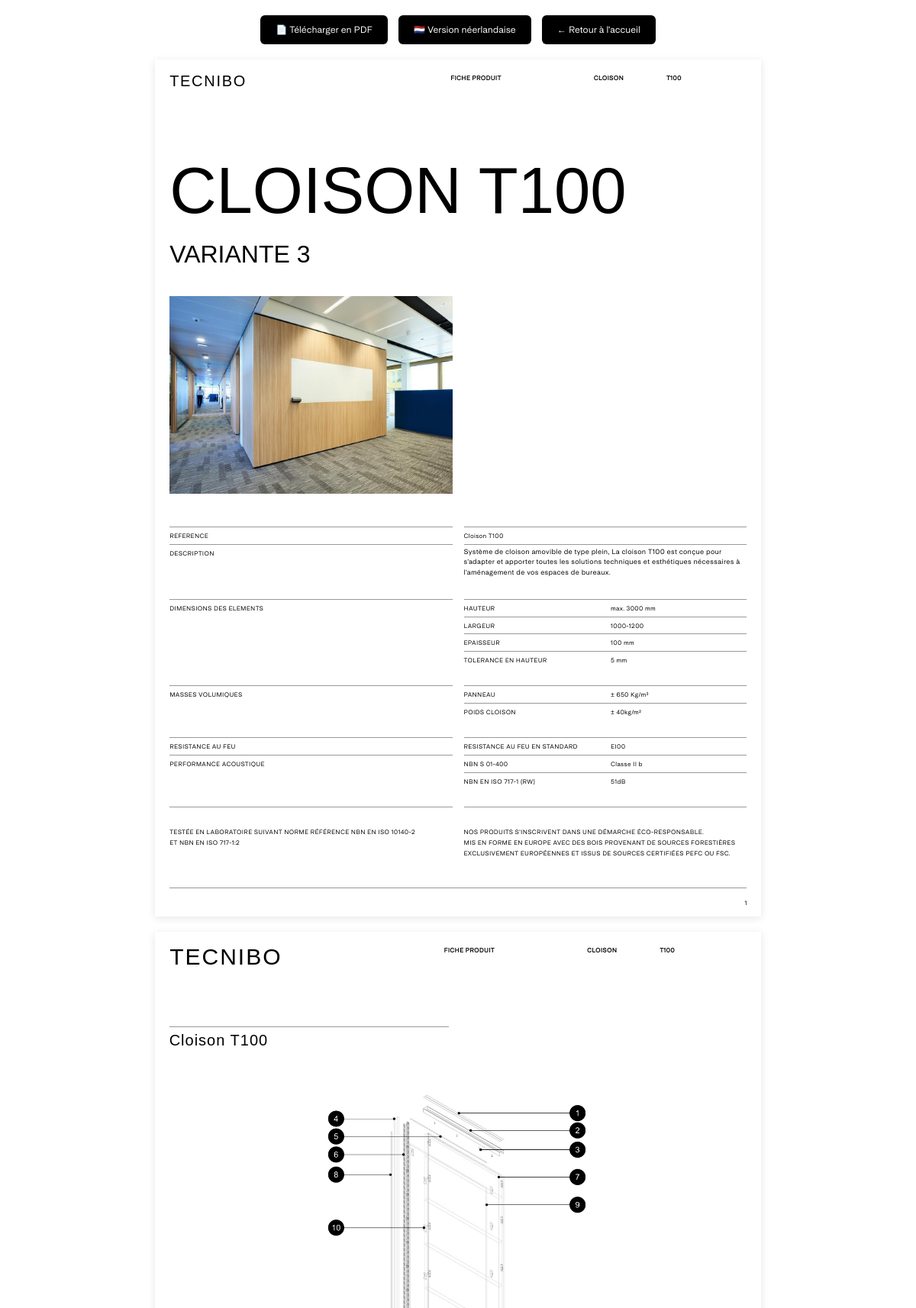
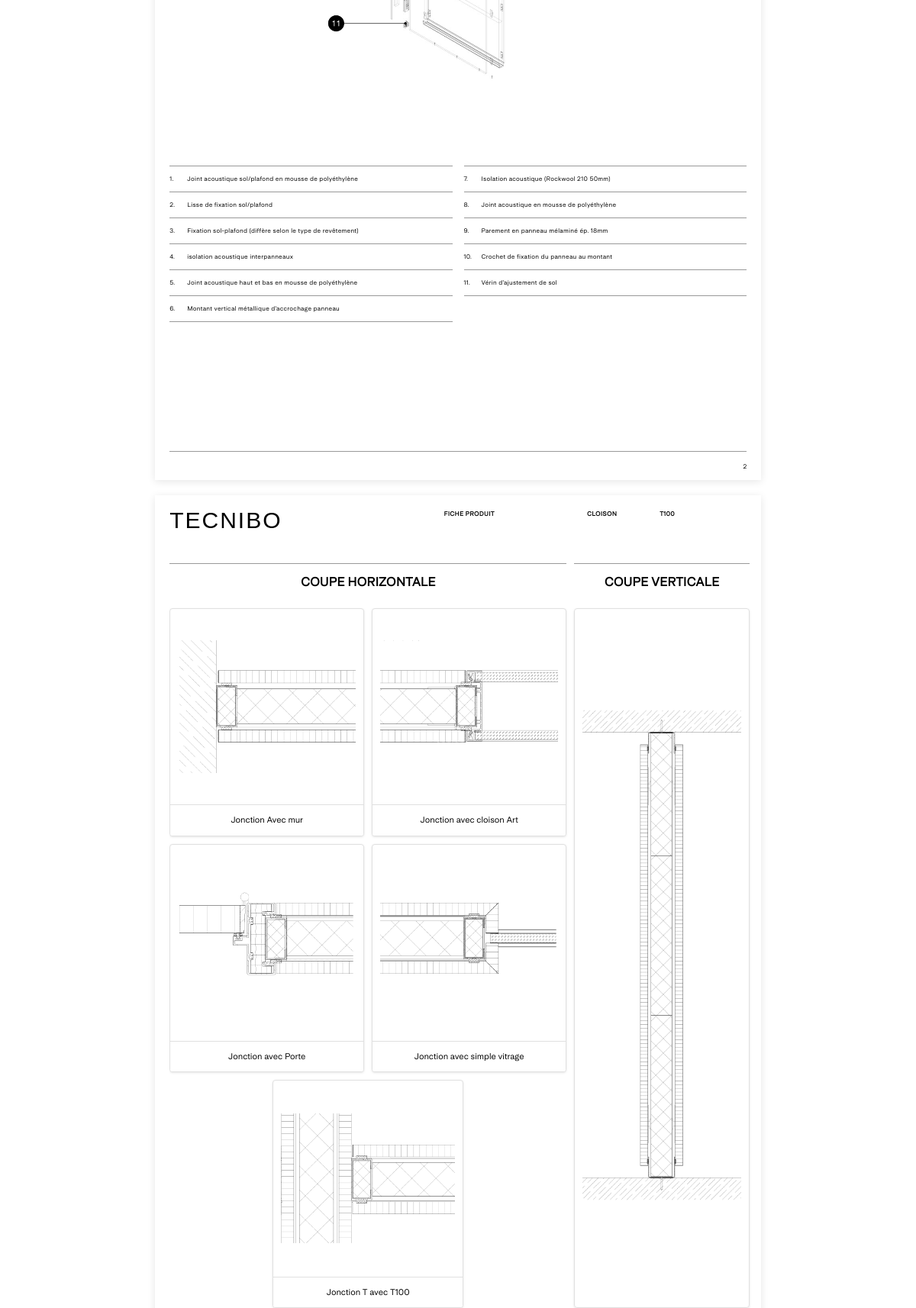
/index?cpid=P_T100_VAR3_51db_EI00 (upper part), run on the app's committed database (2 pictures, top to bottom).
### tables this page shows
CREATE TABLE fiche_technique (
        id INTEGER PRIMARY KEY AUTOINCREMENT,
        cpid TEXT NOT NULL,
        langue TEXT DEFAULT 'fr',
	    type TEXT,
        reference TEXT,
        description TEXT,
        photo_produit TEXT,
        hauteur TEXT,
        largeur TEXT,
        epaisseur TEXT,
	    epaisseur_battent TEXT,
        tolerance_hauteur TEXT,
        verre TEXT,
	    battant TEXT,
	    panneau TEXT,
        poids_porte_cloison  TEXT,
        resistance_feu TEXT,
        nbn_s_01_400 TEXT,
        nbn_en_iso_717_1 TEXT,
        design_et_flexibilite TEXT,
        personnalisation_options TEXT,
        vue_eclatee_image TEXT,
        vue_eclatee_1 TEXT,
        vue_eclatee_2 TEXT,
        vue_eclatee_3 TEXT,
        vue_eclatee_4 TEXT,
        vue_eclatee_5 TEXT,
        vue_eclatee_6 TEXT,
        vue_eclatee_7 TEXT,
        vue_eclatee_8 TEXT,
        vue_eclatee_9 TEXT,
        vue_eclatee_10 TEXT,
        vue_eclatee_11 TEXT,
        vue_eclatee_12 TEXT,
        vue_eclatee_13 TEXT,
        vue_eclatee_14 TEXT,
        vue_eclatee_15 TEXT,
        vue_eclatee_16 TEXT,
        vue_eclatee_17 TEXT,
        vue_eclatee_18 TEXT,
        vue_eclatee_19 TEXT,
        vue_eclatee_20 TEXT,
        vue_eclatee_21 TEXT,
        vue_eclatee_22 TEXT,
        vue_eclatee_count INTEGER DEFAULT 0,
        dessin_technique_1 TEXT,
        dessin_technique_2 TEXT,
        dessin_technique_3 TEXT,
        dessin_technique_4 TEXT,
        dessin_technique_5 TEXT,
        dessin_technique_6 TEXT,
        dessin_technique_nom_1 TEXT,
        dessin_technique_nom_2 TEXT,
        dessin_technique_nom_3 TEXT,
        dessin_technique_nom_4 TEXT,
        dessin_technique_nom_5 TEXT,
        dessin_technique_nom_6 TEXT
    , reference_menu TEXT NOT NULL DEFAULT '', variant TEXT);

### app.py (the view)
@app.route('/index')
@app.route(f"{BASE_PATH}/index")
def index():
    cpid = request.args.get("cpid")
    lang = request.args.get("lang", "fr")
    base = get_base_url()
    fiche = None
    if cpid:
        conn = get_db_connection()
        row = conn.execute(
            "SELECT * FROM fiche_technique WHERE cpid=? AND langue=?",
            (cpid, lang)
        ).fetchone()
        conn.close()
        if row:
            fiche = dict(row)
    if not fiche:
        return "Référence introuvable", 404
    if lang == "en":
        return render_template("indexHaasEN.html", fiche=fiche, lang="en", base=base)
    elif lang == "nl":
        return render_template("indexHaasNL.html", fiche=fiche, lang="nl", base=base)
    else:
        return render_template("indexHaas.html", fiche=fiche, lang="fr", base=base)

### app.py (called while the page is built)
def get_base_url():
    return BASE_PATH if BASE_PATH else ''

def get_db_connection():
    conn = sqlite3.connect(DB_NAME)
    conn.row_factory = sqlite3.Row
    return conn

### templates/indexHaas.html (shortened to what this page needs)
<!DOCTYPE html>
<html lang="fr">
<head>
  <link rel="stylesheet" href="{{ url_for('static', filename='stylesHaas.css') }}">
  <link href="https://cdn.jsdelivr.net/npm/bootstrap@5.3.2/dist/css/bootstrap.min.css" rel="stylesheet">
</head>
<body>
<div class="Telecharger">
    <button id="downloadBtn">📄 Télécharger en PDF</button>
    <button onclick="window.location.href='?cpid={{ fiche.cpid }}&lang=nl'">
        🇳🇱 Version néerlandaise
    </button>
    <button id="retourBtn" onclick="window.location.href='/'">
        ← Retour à l'accueil
    </button>
</div>
<div class="PageA4">
  <header>
    <div class="d-flex mb-5">
      <div class="logo">TECNIBO</div>
      <div class="d-flex text-muted-header header-right">
        <span class="FICHE" style="margin-right: 121px;">FICHE PRODUIT</span>
        <span class="SECTION" style="margin-right: 56px;">{{ fiche.type|upper }}</span>
        <span class="CPID">{{ fiche.reference_menu|upper }}</span>
      </div>
    </div>
  </header>
  <main>
    <h1 class="title">{{ fiche.reference }}</h1>
    {% if fiche.variant %}
      <h2 class="variant">{{ fiche.variant }}</h2>
    {% endif %}
    <div class="row gx-0">
      <div class="col-6">
        <div class="product-photo">
          {% if fiche.photo_produit %}
          <img src="{{ url_for('static', filename=fiche.photo_produit) }}"
               alt="Vue product photo"
               style="max-width:100%; max-height:100%; object-fit:contain;">
          {% endif %}
        </div>
      </div>
    </div>
    <div class="row table-row gx-0">
      <div class="col-6 text-muted border-half"><span>REFERENCE</span></div>
      <div class="col-6">
        <div class="d-flex align-items-center text-muted border-half inner-row">
          <span class="left">{{ fiche.reference }}</span>
        </div>
      </div>
    </div>
    <div class="row table-row gx-0">
      <div class="col-6 text-muted border-half"><span>DESCRIPTION</span></div>
      <div class="col-6 border-half text-desc dashDesc">
      </div>
    </div>
    <br>
    <div class="row table-row gx-0">
      <div class="col-6 text-muted text-muted-dim border-half"><span>DIMENSIONS DES ELEMENTS</span></div>
      <div class="col-6">
        <div class="d-flex align-items-center text-muted text-muted-dim border-half inner-row">
          <span class="left">HAUTEUR</span>
          <span class="right">{{ fiche.hauteur }}</span>
        </div>
        <div class="d-flex align-items-center text-muted text-muted-larg border-half inner-row">
          <span class="left">LARGEUR</span>
          <span class="right">{{ fiche.largeur }}</span>
        </div>
        {% if fiche.type == 'Cloison' %}
        <div class="d-flex align-items-center text-muted border-half inner-row">
          <span class="left">EPAISSEUR</span>
          <span class="right">{{ fiche.epaisseur }}</span>
        </div>
        {% else %}
        <div class="d-flex align-items-center text-muted border-half inner-row">
          <span class="left">EPAISSEUR BATTENT</span>
          <span class="right">{{ fiche.epaisseur }}</span>
        </div>
        {% endif %}
        <div class="d-flex align-items-center text-muted border-half inner-row">
          <span class="left">TOLERANCE EN HAUTEUR</span>
          <span class="right">{{ fiche.tolerance_hauteur }}</span>
        </div>
      </div>
    </div>
    <div class="padding"></div>
    <div class="row table-row gx-0">
      <div class="col-6 text-muted border-half"><span>MASSES VOLUMIQUES</span></div>
      <div class="col-6">
        {% if fiche.type == 'Cloison' %}
          {% if fiche.panneau %}
          <div class="d-flex align-items-center text-muted border-half inner-row">
            <span class="left">PANNEAU</span>
            <span class="right">{{ fiche.panneau }}</span>
          </div>
          {% endif %}
          {% if fiche.poids_porte_cloison %}
          <div class="d-flex align-items-center text-muted border-half inner-row">
            <span class="left">POIDS CLOISON</span>
            <span class="right">{{ fiche.poids_porte_cloison }}</span>
          </div>
          {% endif %}
        {% endif %}
      </div>
    </div>
    <div class="padding"></div>
    <div class="row table-row gx-0">
      <div class="col-6 text-muted border-half"><span>RESISTANCE AU FEU</span></div>
      <div class="col-6">
        <div class="d-flex align-items-center text-muted border-half inner-row">
          <span class="left">RESISTANCE AU FEU EN STANDARD</span>
          <span class="right">{{ fiche.resistance_feu }}</span>
        </div>
      </div>
    </div>
    <div class="row table-row gx-0">
      <div class="col-6 text-muted border-half"><span>PERFORMANCE ACOUSTIQUE</span></div>
      <div class="col-6">
        <div class="d-flex align-items-center text-muted border-half inner-row">
          <span class="left">NBN S 01-400</span>
          <span>{{ fiche.nbn_s_01_400 }}</span>
        </div>
        <div class="d-flex align-items-center text-muted border-half inner-row">
          <span class="left">NBN EN ISO 717-1 (RW)</span>
          <span class="right">{{ fiche.nbn_en_iso_717_1 }}</span>
        </div>
      </div>
    </div>
    <div class="padding"></div>
    <div class="row table-row gx-0">
      <div class="col-6 text-muted border-half">
        <div class="padding-test">
          TESTÉE EN LABORATOIRE SUIVANT NORME RÉFÉRENCE NBN EN ISO 10140-2 <br>ET NBN EN ISO 717-1:2
        </div>
      </div>
      <div class="col-6 border-half text-muted">
        <div class="padding-test">
          NOS PRODUITS S'INSCRIVENT DANS UNE DÉMARCHE ÉCO-RESPONSABLE.<br>
          MIS EN FORME EN EUROPE AVEC DES BOIS PROVENANT DE SOURCES FORESTIÈRES <br>
          EXCLUSIVEMENT EUROPÉENNES ET ISSUS DE SOURCES CERTIFIÉES PEFC OU FSC.
        </div>
      </div>
    </div>
  </main>
  <footer class="footer">
    <div class="footer-content">
      <span class="numberPage">1</span>
    </div>
  </footer>
</div>
<div class="PageA4">
  <header>
    <div class="d-flex mb-5">
      <div class="logo2">TECNIBO</div>
      <div class="d-flex text-muted-header2 header-right2">
        <span class="FICHE" style="margin-right: 121px;">FICHE PRODUIT</span>
        <span class="SECTION" style="margin-right: 56px;">{{ fiche.type|upper }}</span>
        <span class="CPID">{{ fiche.reference_menu|upper }}</span>
      </div>
    </div>
  </header>
  <main>
    <div class="main1">
      <div class="padding-Pa3"></div>
      <div class="row table-row gx-0">
        <div class="col-6 border-half">
          <div class="logTitle">
              {{ fiche.reference }}
          </div>
        </div>
      </div>
      <div id="Image">
        {% if fiche.vue_eclatee_image %}
        <img src="{{ url_for('static', filename=fiche.vue_eclatee_image) }}"
             alt="Vue éclatée produit"
             style="max-width:100%; max-height:100%; object-fit:contain;">
        {% endif %}
      </div>
    </div>
    <div class="main2">
      <div class="row table-row gx-0">
        <div class="col-6">
          {% for i in range(1, (fiche.vue_eclatee_count // 2) + (fiche.vue_eclatee_count % 2) + 1) %}
          <div class="text-muted_main2 border-half">
            <span style="display: inline-block; width: 0px; text-align: right;">{{ i }}.</span>&nbsp;&nbsp;&nbsp;&nbsp;&nbsp;&nbsp;&nbsp;&nbsp;&nbsp;
            {{ fiche['vue_eclatee_' ~ i] if fiche['vue_eclatee_' ~ i] else '' }}
          </div>
          {% endfor %}
          <div class="text-muted_main2 border-half"></div>
        </div>
        <div class="col-6">
          {% for i in range(((fiche.vue_eclatee_count // 2) + (fiche.vue_eclatee_count % 2)) + 1, fiche.vue_eclatee_count + 1) %}
          <div class="text-muted_main2 border-half">
            <span style="display: inline-block; width: 0px; text-align: right;">{{ i }}.</span>&nbsp;&nbsp;&nbsp;&nbsp;&nbsp;&nbsp;&nbsp;&nbsp;&nbsp;
            {{ fiche['vue_eclatee_' ~ i] if fiche['vue_eclatee_' ~ i] else '' }}
          </div>
          {% endfor %}
          <div class="text-muted_main2 border-half"></div>
        </div>
      </div>
    </div>
  </main>
  <footer class="footer">
    <div class="footer-content">
      <span class="numberPage">2</span>
    </div>
  </footer>
</div>
<div class="PageA4">
  <header>
    <div class="d-flex mb-5">
      <div class="logo2">TECNIBO</div>
      <div class="d-flex text-muted-header2 header-right2">
        <span class="FICHE" style="margin-right: 121px;">FICHE PRODUIT</span>
        <span class="SECTION" style="margin-right: 56px;">{{ fiche.type|upper }}</span>
        <span class="CPID">{{ fiche.reference_menu|upper }}</span>
      </div>
    </div>
  </header>
  <main>
    <div class="main4">
      <div class="row table-row gx-0">
        <div class="col-8 border-half">
          <div class="DesFlecHV">COUPE HORIZONTALE</div>
          <div class="row Horizontal1">
            <div class="col-6">
              <div class="w3-container">
                {% if fiche.dessin_technique_1 %}
                <div class="w3-card-4 w3-center">
                  <img src="{{ url_for('static', filename=fiche.dessin_technique_1) }}" alt="">
                  <div class="w3-container w3-center">
                    {% if fiche.dessin_technique_nom_1 %}
                    <p>{{ fiche.dessin_technique_nom_1 }}</p>
                    {% endif %}
                  </div>
                </div>
                {% endif %}
              </div>
            </div>
            <div class="col-6">
              <div class="w3-container">
                {% if fiche.dessin_technique_2 %}
                <div class="w3-card-4 w3-center">
                  <img src="{{ url_for('static', filename=fiche.dessin_technique_2) }}" alt="">
                  <div class="w3-container w3-center">
                   {% if fiche.dessin_technique_nom_2 %}
                    <p>{{ fiche.dessin_technique_nom_2 }}</p>
                    {% endif %}
                  </div>
                </div>
                {% endif %}
              </div>
            </div>
          </div>
          <div class="row Horizontal2">
            <div class="col-6">
              <div class="w3-container">
                {% if fiche.dessin_technique_3 %}
                <div class="w3-card-4 w3-center">
                  <img src="{{ url_for('static', filename=fiche.dessin_technique_3) }}" alt="">
                  <div class="w3-container w3-center">
                    {% if fiche.dessin_technique_nom_3 %}
                    <p>{{ fiche.dessin_technique_nom_3 }}</p>
                    {% endif %}
                  </div>
                </div>
                {% endif %}
              </div>
            </div>
            <div class="col-6">
              <div class="w3-container">
                {% if fiche.dessin_technique_4 %}
                <div class="w3-card-4 w3-center">
                  <img src="{{ url_for('static', filename=fiche.dessin_technique_4) }}" alt="">
                  <div class="w3-container w3-center">
                    {% if fiche.dessin_technique_nom_4 %}
                    <p>{{ fiche.dessin_technique_nom_4 }}</p>
                    {% endif %}
                  </div>
                </div>
                {% endif %}
              </div>
            </div>
          </div>
          <div class="row Horizontal3">
            <div class="col-6">
              <div class="w3-container">
                {% if fiche.dessin_technique_5 %}
                <div class="w3-card-4 w3-center">
                  <img src="{{ url_for('static', filename=fiche.dessin_technique_5) }}" alt="">
                  <div class="w3-container w3-center">
                    {% if fiche.dessin_technique_nom_5 %}
                    <p>{{ fiche.dessin_technique_nom_5 }}</p>
                    {% endif %}
                  </div>
                </div>
                {% endif %}
              </div>
            </div>
          </div>
        </div>
        <div class="col-4 border-half">
          <div class="DesFlecHV">COUPE VERTICALE</div>
          {% if fiche.dessin_technique_6 %}
          <div class="vertical">
            <img src="{{ url_for('static', filename=fiche.dessin_technique_6) }}">
          </div>
          {% endif %}
        </div>
      </div>
    </div>
  </main>
</div>
</body>
</html>

### data on the page
fiche_technique: type "CLOISON", reference_menu "T100", reference "CLOISON T100", variant "VARIANTE 3", photo_produit (picture), reference "Cloison T100", hauteur "max. 3000 mm", largeur "1000-1200", epaisseur "100 mm", tolerance_hauteur "5 mm", panneau "± 650 Kg/m³", poids_porte_cloison "± 40kg/m²", resistance_feu "EI00", nbn_s_01_400 "Classe II b", nbn_en_iso_717_1 "51dB", vue_eclatee_image (picture), vue_eclatee_1 "Joint acoustique sol/plafond en mousse de polyéthylène" "Lisse de fixation sol/plafond" "Fixation sol-plafond (diffère selon le type de revêtement)" "isolation acoustique interpanneaux" "Joint acoustique haut et bas en mousse de polyéthylène" "Montant vertical métallique d’accrochage panneau", vue_eclatee_7 "Isolation acoustique (Rockwool 210 50mm)" "Joint acoustique en mousse de polyéthylène" "Parement en panneau mélaminé ép. 18mm" "Crochet de fixation du panneau au montant" "Vérin d’ajustement de sol", dessin_technique_1 (picture), dessin_technique_nom_1 "Jonction Avec mur", dessin_technique_2 (picture), dessin_technique_nom_2 "Jonction avec cloison Art", dessin_technique_3 (picture), dessin_technique_nom_3 "Jonction avec Porte", dessin_technique_4 (picture), dessin_technique_nom_4 "Jonction avec simple vitrage", dessin_technique_5 (picture), dessin_technique_nom_5 "Jonction T avec T100", dessin_technique_6 (picture)

### other printed values
{{ i }} "1" "2" "3" "4" "5" "6"
{{ i }} "7" "8" "9" "10" "11"
